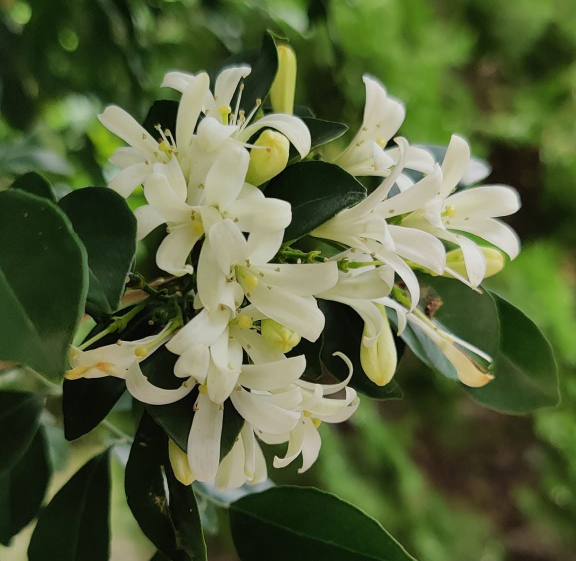
#> input picture image1.jpg, 1152 x 1121 px (shown at 1/2 size)
$ python index.py
#> lines starting #> are read from the running program, lines starting #| are printed output that depends on the picture
import cv2     # computer vision library , image processing
import matplotlib.pyplot as plt   # image show

image1 = cv2.imread('image1.jpg')    # BGR image read
#> image1 is the input picture: shape (1121, 1152, 3); mean B, G, R 60.1, 99, 87.3
image_rgb = cv2.cvtColor(image1,cv2.COLOR_BGR2RGB)   # Convert BGR TO RGB
plt.imshow(image_rgb)  # show image
plt.axis('off')  # remove axis
plt.show()  # show image

plt.title('Original Image')  # title of the image
plt.imshow(image_rgb)  # show image
plt.show()  # show image
print('Image shape :', image_rgb.shape)  # print image shape
#| Image shape : (1121, 1152, 3)

# Gray scale image
gray_image = cv2.cvtColor(image1, cv2.COLOR_BGR2GRAY)  # Convert BGR TO GRAY
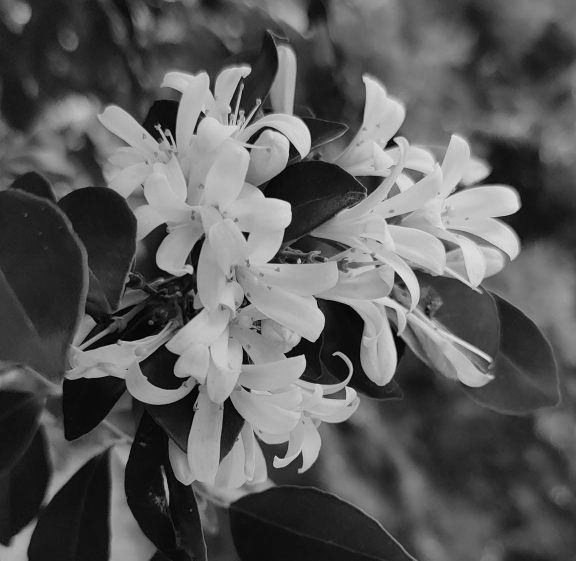
#> gray_image: shape (1121, 1152) (shown at 1/2 size); min 0, max 239, mean 91.1
plt.title('Gray Scale Image')  # title of the image
plt.imshow(gray_image, cmap='gray') #
plt.show()  # show image


# print at pixel value at (100,100)
pixel_value = gray_image[100, 100]  # get pixel value at (100,100)
#> pixel_value = 41
print('Pixel value at (100,100):', pixel_value)  # print
#| Pixel value at (100,100): 41

resize = cv2.resize(image_rgb, (400,200)) # resize image to 200x200
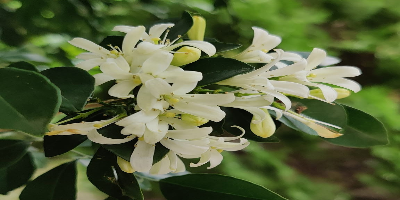
#> resize: shape (200, 400, 3); mean R, G, B 87.2, 99, 60
plt.imshow(resize)  # show image
plt.axis('off')  # remove axis
plt.show()  # show image

# Cropped Image
crop = image_rgb[100:600, 100:600]  # crop image from (100,100) to (400,400)
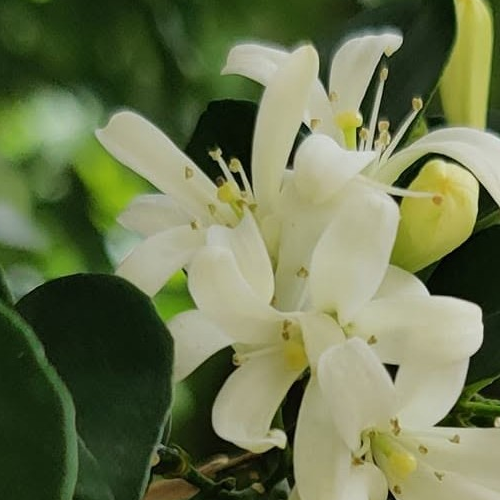
#> crop: shape (500, 500, 3); mean R, G, B 106.9, 116.9, 78.6
plt.imshow(crop)  # show image
plt.axis('off')  # remove axis
plt.show()  # show image

$ run again, with Original Image.png saved as image1.jpg
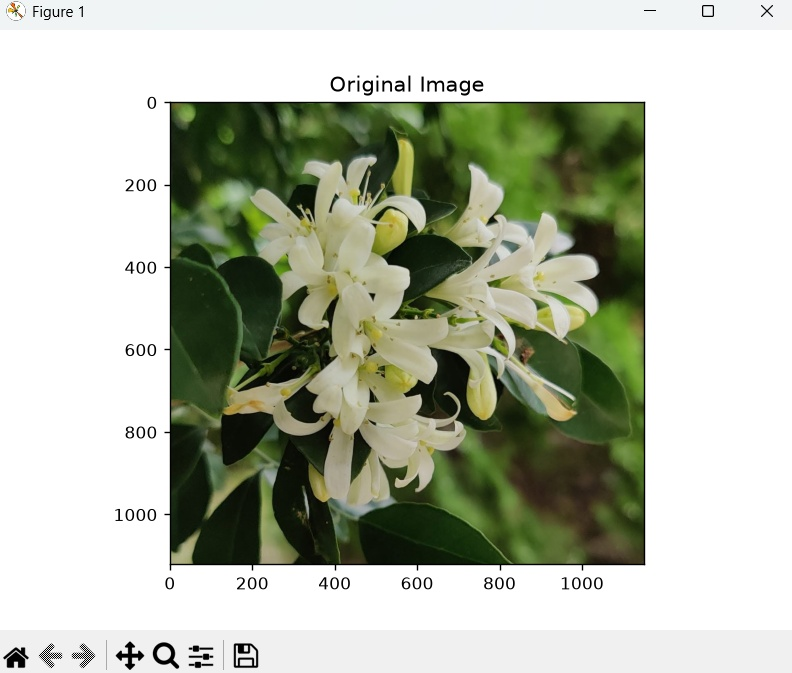
#> input picture Original Image.png, 792 x 673 px
#> image1 is the input picture: shape (673, 792, 3); mean B, G, R 170.7, 186.5, 181.6
#| Image shape : (673, 792, 3)
#> `gray_image = cv2.cvtColor(image1, cv2.COLOR_BGR2GRAY)`:
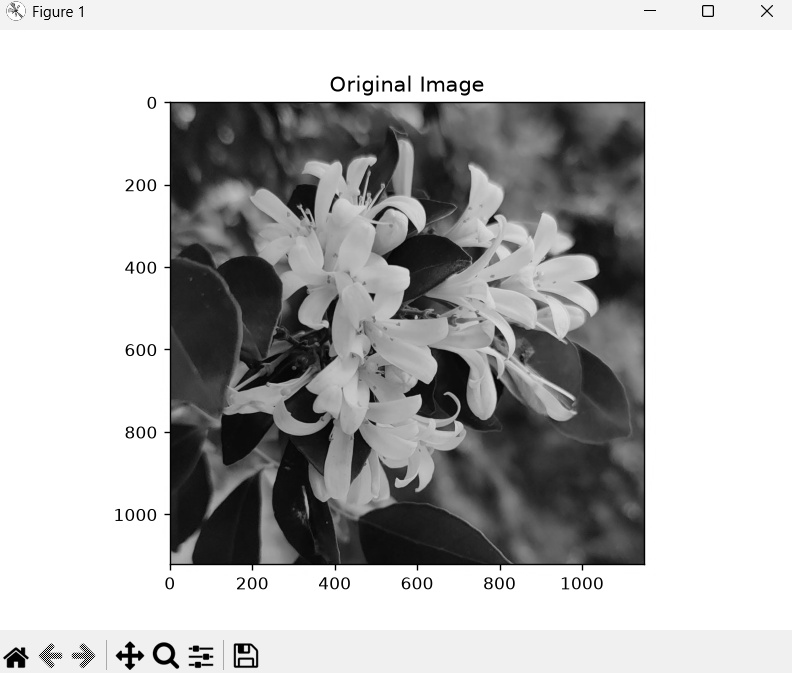
#> gray_image: shape (673, 792); min 0, max 255, mean 183.3
#> pixel_value = 255
#| Pixel value at (100,100): 255
#> `crop = image_rgb[100:600, 100:600]`:
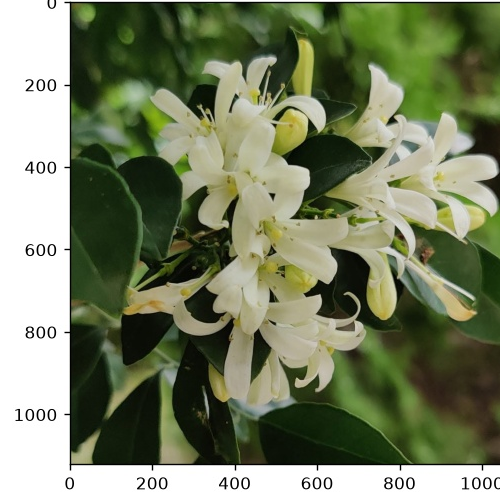
#> crop: shape (500, 500, 3); mean R, G, B 120.4, 128.9, 99.7
